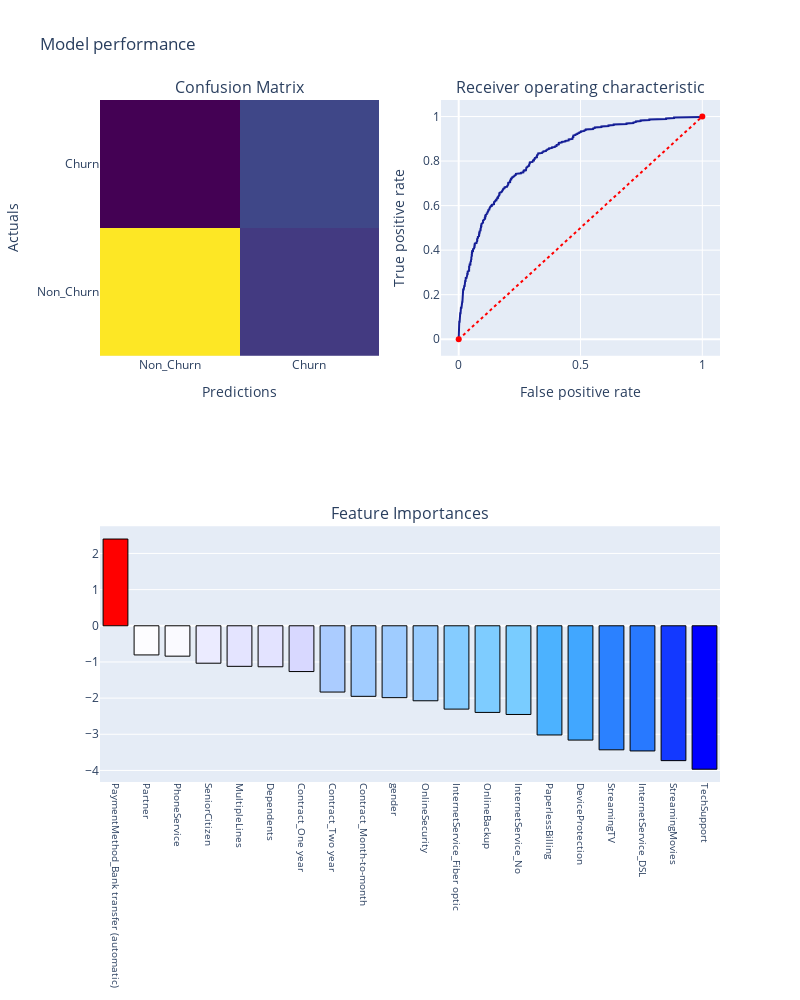
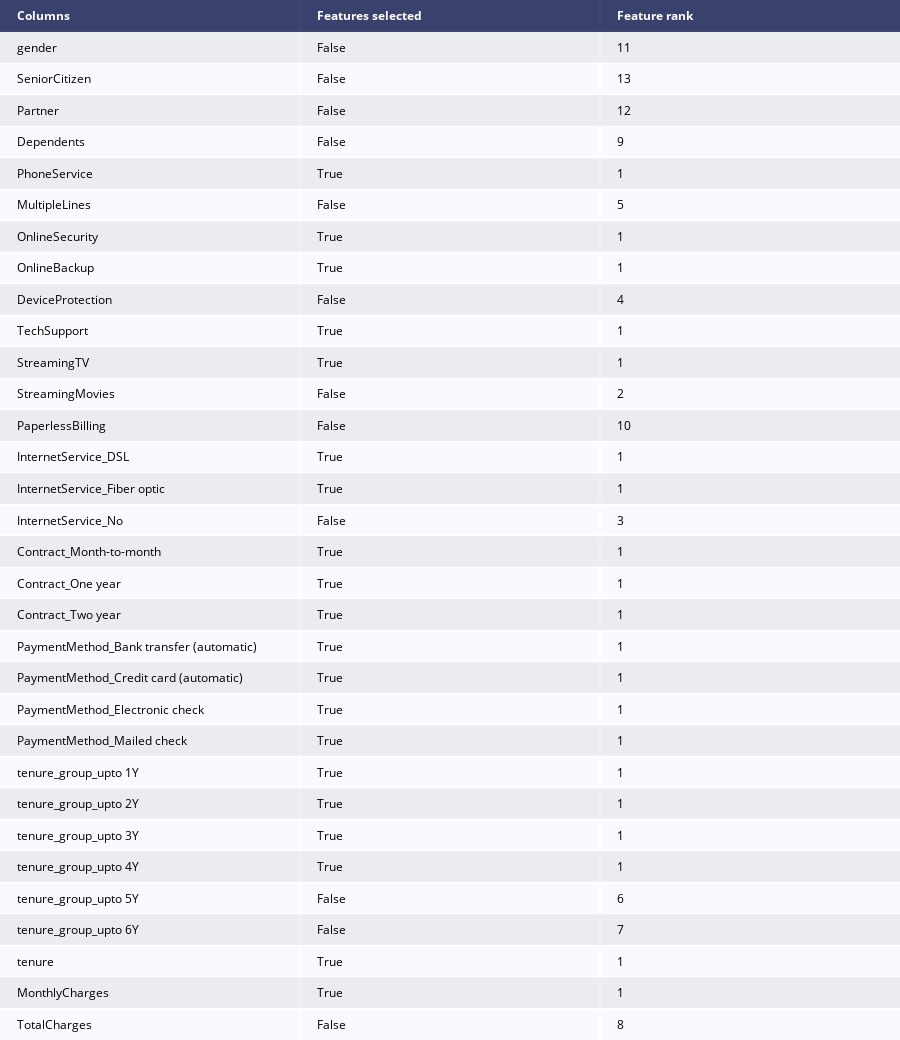

Notebook source saved alongside these figures, in order:
### Markdown cell above
### Recursive Feature Elimination (RFE)
- References: https://www.scikit-yb.org/en/latest/api/model_selection/rfecv.html
- References: https://scikit-learn.org/stable/modules/generated/sklearn.feature_selection.RFE.html
- Recursive feature elimination (RFE) is a feature selection method that fits a model and removes the weakest feature (or features) until the specified number of features is reached. Features are ranked by the model’s coef_ or feature_importances_ attributes, and by recursively eliminating a small number of features per loop, RFE attempts to eliminate dependencies and collinearity that may exist in the model.

### Code cell
from sklearn.feature_selection import RFE

# specified number of features:
k=20

# Using RFE on the logistic regression model

rfe = RFE(logreg, k)
rfe.fit(smote_X, smote_Y.values.ravel())

# selected features
print('Features selected - true or false\n', rfe.support_)

# feature ranks
print('feature ranks \n',rfe.ranking_)

# create a dataframe
rfe_df = pd.DataFrame({"Columns": cols,
                     'Features selected': rfe.support_,
                     'Feature rank': rfe.ranking_})

cols_rfe = rfe_df[rfe_df['Features selected'] == True]['Columns'].tolist()


# Get the train and test sets
X_train = smote_X[cols_rfe]
y_train = smote_Y
X_test = test[cols_rfe]
y_test = test['Churn']


# churn prediction
churn_prediction(logreg, X_train, y_train, X_test, y_test, cols, 'coefficients', threshold_plot=True)

# create table
fig = ff.create_table(rfe_df)
fig.show()

### Figure 1 — Plotly figure (JSON) as saved in the notebook; plotly's stock layout.template omitted (floating-point values rounded to 4 significant figures; data arrays with more than 128 entries replaced by an {"elided": "..."} marker saying what was removed)
{"data": [{"colorscale": [[0, "#440154"], [0.1111, "#482878"], [0.2222, "#3e4989"], [0.3333, "#31688e"], [0.4444, "#26828e"], [0.5556, "#1f9e89"], [0.6667, "#35b779"], [0.7778, "#6ece58"], [0.8889, "#b5de2b"], [1, "#fde725"]], "name": "confusion matrix", "showscale": false, "type": "heatmap", "x": ["Non_Churn", "Churn"], "xaxis": "x", "y": ["Non_Churn", "Churn"], "yaxis": "y", "z": [[1030, 281], [126, 321]]}, {"line": {"color": "rgb(20,30,150)", "width": 2}, "name": "ROC : 0.8319152857340315", "type": "scatter", "x": {"elided": "510 float values"}, "xaxis": "x2", "y": {"elided": "510 float values"}, "yaxis": "y2"}, {"line": {"color": "red", "dash": "dot", "width": 2}, "type": "scatter", "x": [0, 1], "xaxis": "x2", "y": [0, 1], "yaxis": "y2"}, {"marker": {"color": [2.398, -0.8059, -0.8402, -1.035, -1.121, -1.133, -1.266, -1.833, -1.951, -1.988, -2.074, -2.304, -2.395, -2.453, -3.02, -3.16, -3.43, -3.461, -3.729, -3.966], "colorscale": [[0, "rgb(0,0,255)"], [0.1, "rgb(51,153,255)"], [0.2, "rgb(102,204,255)"], [0.3, "rgb(153,204,255)"], [0.4, "rgb(204,204,255)"], [0.5, "rgb(255,255,255)"], [0.6, "rgb(255,204,255)"], [0.7, "rgb(255,153,255)"], [0.8, "rgb(255,102,204)"], [0.9, "rgb(255,102,102)"], [1, "rgb(255,0,0)"]], "line": {"color": "black", "width": 1}}, "name": "coefficients", "type": "bar", "x": ["PaymentMethod_Bank transfer (automatic)", "Partner", "PhoneService", "SeniorCitizen", "MultipleLines", "Dependents", "Contract_One year", "Contract_Two year", "Contract_Month-to-month", "gender", "OnlineSecurity", "InternetService_Fiber optic", "OnlineBackup", "InternetService_No", "PaperlessBilling", "DeviceProtection", "StreamingTV", "InternetService_DSL", "StreamingMovies", "TechSupport"], "xaxis": "x3", "y": [2.398, -0.8059, -0.8402, -1.035, -1.121, -1.133, -1.266, -1.833, -1.951, -1.988, -2.074, -2.304, -2.395, -2.453, -3.02, -3.16, -3.43, -3.461, -3.729, -3.966], "yaxis": "y3"}], "layout": {"annotations": [{"font": {"size": 16}, "showarrow": false, "text": "Confusion Matrix", "x": 0.225, "xanchor": "center", "xref": "paper", "y": 1, "yanchor": "bottom", "yref": "paper"}, {"font": {"size": 16}, "showarrow": false, "text": "Receiver operating characteristic", "x": 0.775, "xanchor": "center", "xref": "paper", "y": 1, "yanchor": "bottom", "yref": "paper"}, {"font": {"size": 16}, "showarrow": false, "text": "Feature Importances", "x": 0.5, "xanchor": "center", "xref": "paper", "y": 0.375, "yanchor": "bottom", "yref": "paper"}], "autosize": false, "height": 1000, "showlegend": false, "title": {"text": "Model performance"}, "width": 800, "xaxis": {"anchor": "y", "domain": [0, 0.45], "title": {"text": "Predictions"}}, "xaxis2": {"anchor": "y2", "domain": [0.55, 1], "title": {"text": "False positive rate"}}, "xaxis3": {"anchor": "y3", "domain": [0, 1], "tickangle": 90, "tickfont": {"size": 10}}, "yaxis": {"anchor": "x", "domain": [0.625, 1], "title": {"text": "Actuals"}}, "yaxis2": {"anchor": "x2", "domain": [0.625, 1], "title": {"text": "True positive rate"}}, "yaxis3": {"anchor": "x3", "domain": [0, 0.375]}}}

### Figure 2 — Plotly figure (JSON) as saved in the notebook; plotly's stock layout.template omitted (floating-point values rounded to 4 significant figures)
{"data": [{"colorscale": [[0, "#00083e"], [0.5, "#ededee"], [1, "#ffffff"]], "hoverinfo": "none", "opacity": 0.75, "showscale": false, "type": "heatmap", "z": [[0, 0, 0], [0.5, 0.5, 0.5], [1, 1, 1], [0.5, 0.5, 0.5], [1, 1, 1], [0.5, 0.5, 0.5], [1, 1, 1], [0.5, 0.5, 0.5], [1, 1, 1], [0.5, 0.5, 0.5], [1, 1, 1], [0.5, 0.5, 0.5], [1, 1, 1], [0.5, 0.5, 0.5], [1, 1, 1], [0.5, 0.5, 0.5], [1, 1, 1], [0.5, 0.5, 0.5], [1, 1, 1], [0.5, 0.5, 0.5], [1, 1, 1], [0.5, 0.5, 0.5], [1, 1, 1], [0.5, 0.5, 0.5], [1, 1, 1], [0.5, 0.5, 0.5], [1, 1, 1], [0.5, 0.5, 0.5], [1, 1, 1], [0.5, 0.5, 0.5], [1, 1, 1], [0.5, 0.5, 0.5], [1, 1, 1]]}], "layout": {"annotations": [{"align": "left", "font": {"color": "#ffffff"}, "showarrow": false, "text": "<b>Columns</b>", "x": -0.45, "xanchor": "left", "xref": "x", "y": 0, "yref": "y"}, {"align": "left", "font": {"color": "#ffffff"}, "showarrow": false, "text": "<b>Features selected</b>", "x": 0.55, "xanchor": "left", "xref": "x", "y": 0, "yref": "y"}, {"align": "left", "font": {"color": "#ffffff"}, "showarrow": false, "text": "<b>Feature rank</b>", "x": 1.55, "xanchor": "left", "xref": "x", "y": 0, "yref": "y"}, {"align": "left", "font": {"color": "#000000"}, "showarrow": false, "text": "gender", "x": -0.45, "xanchor": "left", "xref": "x", "y": 1, "yref": "y"}, {"align": "left", "font": {"color": "#000000"}, "showarrow": false, "text": "False", "x": 0.55, "xanchor": "left", "xref": "x", "y": 1, "yref": "y"}, {"align": "left", "font": {"color": "#000000"}, "showarrow": false, "text": "11", "x": 1.55, "xanchor": "left", "xref": "x", "y": 1, "yref": "y"}, {"align": "left", "font": {"color": "#000000"}, "showarrow": false, "text": "SeniorCitizen", "x": -0.45, "xanchor": "left", "xref": "x", "y": 2, "yref": "y"}, {"align": "left", "font": {"color": "#000000"}, "showarrow": false, "text": "False", "x": 0.55, "xanchor": "left", "xref": "x", "y": 2, "yref": "y"}, {"align": "left", "font": {"color": "#000000"}, "showarrow": false, "text": "13", "x": 1.55, "xanchor": "left", "xref": "x", "y": 2, "yref": "y"}, {"align": "left", "font": {"color": "#000000"}, "showarrow": false, "text": "Partner", "x": -0.45, "xanchor": "left", "xref": "x", "y": 3, "yref": "y"}, {"align": "left", "font": {"color": "#000000"}, "showarrow": false, "text": "False", "x": 0.55, "xanchor": "left", "xref": "x", "y": 3, "yref": "y"}, {"align": "left", "font": {"color": "#000000"}, "showarrow": false, "text": "12", "x": 1.55, "xanchor": "left", "xref": "x", "y": 3, "yref": "y"}, {"align": "left", "font": {"color": "#000000"}, "showarrow": false, "text": "Dependents", "x": -0.45, "xanchor": "left", "xref": "x", "y": 4, "yref": "y"}, {"align": "left", "font": {"color": "#000000"}, "showarrow": false, "text": "False", "x": 0.55, "xanchor": "left", "xref": "x", "y": 4, "yref": "y"}, {"align": "left", "font": {"color": "#000000"}, "showarrow": false, "text": "9", "x": 1.55, "xanchor": "left", "xref": "x", "y": 4, "yref": "y"}, {"align": "left", "font": {"color": "#000000"}, "showarrow": false, "text": "PhoneService", "x": -0.45, "xanchor": "left", "xref": "x", "y": 5, "yref": "y"}, {"align": "left", "font": {"color": "#000000"}, "showarrow": false, "text": "True", "x": 0.55, "xanchor": "left", "xref": "x", "y": 5, "yref": "y"}, {"align": "left", "font": {"color": "#000000"}, "showarrow": false, "text": "1", "x": 1.55, "xanchor": "left", "xref": "x", "y": 5, "yref": "y"}, {"align": "left", "font": {"color": "#000000"}, "showarrow": false, "text": "MultipleLines", "x": -0.45, "xanchor": "left", "xref": "x", "y": 6, "yref": "y"}, {"align": "left", "font": {"color": "#000000"}, "showarrow": false, "text": "False", "x": 0.55, "xanchor": "left", "xref": "x", "y": 6, "yref": "y"}, {"align": "left", "font": {"color": "#000000"}, "showarrow": false, "text": "5", "x": 1.55, "xanchor": "left", "xref": "x", "y": 6, "yref": "y"}, {"align": "left", "font": {"color": "#000000"}, "showarrow": false, "text": "OnlineSecurity", "x": -0.45, "xanchor": "left", "xref": "x", "y": 7, "yref": "y"}, {"align": "left", "font": {"color": "#000000"}, "showarrow": false, "text": "True", "x": 0.55, "xanchor": "left", "xref": "x", "y": 7, "yref": "y"}, {"align": "left", "font": {"color": "#000000"}, "showarrow": false, "text": "1", "x": 1.55, "xanchor": "left", "xref": "x", "y": 7, "yref": "y"}, {"align": "left", "font": {"color": "#000000"}, "showarrow": false, "text": "OnlineBackup", "x": -0.45, "xanchor": "left", "xref": "x", "y": 8, "yref": "y"}, {"align": "left", "font": {"color": "#000000"}, "showarrow": false, "text": "True", "x": 0.55, "xanchor": "left", "xref": "x", "y": 8, "yref": "y"}, {"align": "left", "font": {"color": "#000000"}, "showarrow": false, "text": "1", "x": 1.55, "xanchor": "left", "xref": "x", "y": 8, "yref": "y"}, {"align": "left", "font": {"color": "#000000"}, "showarrow": false, "text": "DeviceProtection", "x": -0.45, "xanchor": "left", "xref": "x", "y": 9, "yref": "y"}, {"align": "left", "font": {"color": "#000000"}, "showarrow": false, "text": "False", "x": 0.55, "xanchor": "left", "xref": "x", "y": 9, "yref": "y"}, {"align": "left", "font": {"color": "#000000"}, "showarrow": false, "text": "4", "x": 1.55, "xanchor": "left", "xref": "x", "y": 9, "yref": "y"}, {"align": "left", "font": {"color": "#000000"}, "showarrow": false, "text": "TechSupport", "x": -0.45, "xanchor": "left", "xref": "x", "y": 10, "yref": "y"}, {"align": "left", "font": {"color": "#000000"}, "showarrow": false, "text": "True", "x": 0.55, "xanchor": "left", "xref": "x", "y": 10, "yref": "y"}, {"align": "left", "font": {"color": "#000000"}, "showarrow": false, "text": "1", "x": 1.55, "xanchor": "left", "xref": "x", "y": 10, "yref": "y"}, {"align": "left", "font": {"color": "#000000"}, "showarrow": false, "text": "StreamingTV", "x": -0.45, "xanchor": "left", "xref": "x", "y": 11, "yref": "y"}, {"align": "left", "font": {"color": "#000000"}, "showarrow": false, "text": "True", "x": 0.55, "xanchor": "left", "xref": "x", "y": 11, "yref": "y"}, {"align": "left", "font": {"color": "#000000"}, "showarrow": false, "text": "1", "x": 1.55, "xanchor": "left", "xref": "x", "y": 11, "yref": "y"}, {"align": "left", "font": {"color": "#000000"}, "showarrow": false, "text": "StreamingMovies", "x": -0.45, "xanchor": "left", "xref": "x", "y": 12, "yref": "y"}, {"align": "left", "font": {"color": "#000000"}, "showarrow": false, "text": "False", "x": 0.55, "xanchor": "left", "xref": "x", "y": 12, "yref": "y"}, {"align": "left", "font": {"color": "#000000"}, "showarrow": false, "text": "2", "x": 1.55, "xanchor": "left", "xref": "x", "y": 12, "yref": "y"}, {"align": "left", "font": {"color": "#000000"}, "showarrow": false, "text": "PaperlessBilling", "x": -0.45, "xanchor": "left", "xref": "x", "y": 13, "yref": "y"}, {"align": "left", "font": {"color": "#000000"}, "showarrow": false, "text": "False", "x": 0.55, "xanchor": "left", "xref": "x", "y": 13, "yref": "y"}, {"align": "left", "font": {"color": "#000000"}, "showarrow": false, "text": "10", "x": 1.55, "xanchor": "left", "xref": "x", "y": 13, "yref": "y"}, {"align": "left", "font": {"color": "#000000"}, "showarrow": false, "text": "InternetService_DSL", "x": -0.45, "xanchor": "left", "xref": "x", "y": 14, "yref": "y"}, {"align": "left", "font": {"color": "#000000"}, "showarrow": false, "text": "True", "x": 0.55, "xanchor": "left", "xref": "x", "y": 14, "yref": "y"}, {"align": "left", "font": {"color": "#000000"}, "showarrow": false, "text": "1", "x": 1.55, "xanchor": "left", "xref": "x", "y": 14, "yref": "y"}, {"align": "left", "font": {"color": "#000000"}, "showarrow": false, "text": "InternetService_Fiber optic", "x": -0.45, "xanchor": "left", "xref": "x", "y": 15, "yref": "y"}, {"align": "left", "font": {"color": "#000000"}, "showarrow": false, "text": "True", "x": 0.55, "xanchor": "left", "xref": "x", "y": 15, "yref": "y"}, {"align": "left", "font": {"color": "#000000"}, "showarrow": false, "text": "1", "x": 1.55, "xanchor": "left", "xref": "x", "y": 15, "yref": "y"}, {"align": "left", "font": {"color": "#000000"}, "showarrow": false, "text": "InternetService_No", "x": -0.45, "xanchor": "left", "xref": "x", "y": 16, "yref": "y"}, {"align": "left", "font": {"color": "#000000"}, "showarrow": false, "text": "False", "x": 0.55, "xanchor": "left", "xref": "x", "y": 16, "yref": "y"}, {"align": "left", "font": {"color": "#000000"}, "showarrow": false, "text": "3", "x": 1.55, "xanchor": "left", "xref": "x", "y": 16, "yref": "y"}, {"align": "left", "font": {"color": "#000000"}, "showarrow": false, "text": "Contract_Month-to-month", "x": -0.45, "xanchor": "left", "xref": "x", "y": 17, "yref": "y"}, {"align": "left", "font": {"color": "#000000"}, "showarrow": false, "text": "True", "x": 0.55, "xanchor": "left", "xref": "x", "y": 17, "yref": "y"}, {"align": "left", "font": {"color": "#000000"}, "showarrow": false, "text": "1", "x": 1.55, "xanchor": "left", "xref": "x", "y": 17, "yref": "y"}, {"align": "left", "font": {"color": "#000000"}, "showarrow": false, "text": "Contract_One year", "x": -0.45, "xanchor": "left", "xref": "x", "y": 18, "yref": "y"}, {"align": "left", "font": {"color": "#000000"}, "showarrow": false, "text": "True", "x": 0.55, "xanchor": "left", "xref": "x", "y": 18, "yref": "y"}, {"align": "left", "font": {"color": "#000000"}, "showarrow": false, "text": "1", "x": 1.55, "xanchor": "left", "xref": "x", "y": 18, "yref": "y"}, {"align": "left", "font": {"color": "#000000"}, "showarrow": false, "text": "Contract_Two year", "x": -0.45, "xanchor": "left", "xref": "x", "y": 19, "yref": "y"}, {"align": "left", "font": {"color": "#000000"}, "showarrow": false, "text": "True", "x": 0.55, "xanchor": "left", "xref": "x", "y": 19, "yref": "y"}, {"align": "left", "font": {"color": "#000000"}, "showarrow": false, "text": "1", "x": 1.55, "xanchor": "left", "xref": "x", "y": 19, "yref": "y"}, {"align": "left", "font": {"color": "#000000"}, "showarrow": false, "text": "PaymentMethod_Bank transfer (automatic)", "x": -0.45, "xanchor": "left", "xref": "x", "y": 20, "yref": "y"}, {"align": "left", "font": {"color": "#000000"}, "showarrow": false, "text": "True", "x": 0.55, "xanchor": "left", "xref": "x", "y": 20, "yref": "y"}, {"align": "left", "font": {"color": "#000000"}, "showarrow": false, "text": "1", "x": 1.55, "xanchor": "left", "xref": "x", "y": 20, "yref": "y"}, {"align": "left", "font": {"color": "#000000"}, "showarrow": false, "text": "PaymentMethod_Credit card (automatic)", "x": -0.45, "xanchor": "left", "xref": "x", "y": 21, "yref": "y"}, {"align": "left", "font": {"color": "#000000"}, "showarrow": false, "text": "True", "x": 0.55, "xanchor": "left", "xref": "x", "y": 21, "yref": "y"}, {"align": "left", "font": {"color": "#000000"}, "showarrow": false, "text": "1", "x": 1.55, "xanchor": "left", "xref": "x", "y": 21, "yref": "y"}, {"align": "left", "font": {"color": "#000000"}, "showarrow": false, "text": "PaymentMethod_Electronic check", "x": -0.45, "xanchor": "left", "xref": "x", "y": 22, "yref": "y"}, {"align": "left", "font": {"color": "#000000"}, "showarrow": false, "text": "True", "x": 0.55, "xanchor": "left", "xref": "x", "y": 22, "yref": "y"}, {"align": "left", "font": {"color": "#000000"}, "showarrow": false, "text": "1", "x": 1.55, "xanchor": "left", "xref": "x", "y": 22, "yref": "y"}, {"align": "left", "font": {"color": "#000000"}, "showarrow": false, "text": "PaymentMethod_Mailed check", "x": -0.45, "xanchor": "left", "xref": "x", "y": 23, "yref": "y"}, {"align": "left", "font": {"color": "#000000"}, "showarrow": false, "text": "True", "x": 0.55, "xanchor": "left", "xref": "x", "y": 23, "yref": "y"}, {"align": "left", "font": {"color": "#000000"}, "showarrow": false, "text": "1", "x": 1.55, "xanchor": "left", "xref": "x", "y": 23, "yref": "y"}, {"align": "left", "font": {"color": "#000000"}, "showarrow": false, "text": "tenure_group_upto 1Y", "x": -0.45, "xanchor": "left", "xref": "x", "y": 24, "yref": "y"}, {"align": "left", "font": {"color": "#000000"}, "showarrow": false, "text": "True", "x": 0.55, "xanchor": "left", "xref": "x", "y": 24, "yref": "y"}, {"align": "left", "font": {"color": "#000000"}, "showarrow": false, "text": "1", "x": 1.55, "xanchor": "left", "xref": "x", "y": 24, "yref": "y"}, {"align": "left", "font": {"color": "#000000"}, "showarrow": false, "text": "tenure_group_upto 2Y", "x": -0.45, "xanchor": "left", "xref": "x", "y": 25, "yref": "y"}, {"align": "left", "font": {"color": "#000000"}, "showarrow": false, "text": "True", "x": 0.55, "xanchor": "left", "xref": "x", "y": 25, "yref": "y"}, {"align": "left", "font": {"color": "#000000"}, "showarrow": false, "text": "1", "x": 1.55, "xanchor": "left", "xref": "x", "y": 25, "yref": "y"}, {"align": "left", "font": {"color": "#000000"}, "showarrow": false, "text": "tenure_group_upto 3Y", "x": -0.45, "xanchor": "left", "xref": "x", "y": 26, "yref": "y"}, {"align": "left", "font": {"color": "#000000"}, "showarrow": false, "text": "True", "x": 0.55, "xanchor": "left", "xref": "x", "y": 26, "yref": "y"}, {"align": "left", "font": {"color": "#000000"}, "showarrow": false, "text": "1", "x": 1.55, "xanchor": "left", "xref": "x", "y": 26, "yref": "y"}, {"align": "left", "font": {"color": "#000000"}, "showarrow": false, "text": "tenure_group_upto 4Y", "x": -0.45, "xanchor": "left", "xref": "x", "y": 27, "yref": "y"}, {"align": "left", "font": {"color": "#000000"}, "showarrow": false, "text": "True", "x": 0.55, "xanchor": "left", "xref": "x", "y": 27, "yref": "y"}, {"align": "left", "font": {"color": "#000000"}, "showarrow": false, "text": "1", "x": 1.55, "xanchor": "left", "xref": "x", "y": 27, "yref": "y"}, {"align": "left", "font": {"color": "#000000"}, "showarrow": false, "text": "tenure_group_upto 5Y", "x": -0.45, "xanchor": "left", "xref": "x", "y": 28, "yref": "y"}, {"align": "left", "font": {"color": "#000000"}, "showarrow": false, "text": "False", "x": 0.55, "xanchor": "left", "xref": "x", "y": 28, "yref": "y"}, {"align": "left", "font": {"color": "#000000"}, "showarrow": false, "text": "6", "x": 1.55, "xanchor": "left", "xref": "x", "y": 28, "yref": "y"}, {"align": "left", "font": {"color": "#000000"}, "showarrow": false, "text": "tenure_group_upto 6Y", "x": -0.45, "xanchor": "left", "xref": "x", "y": 29, "yref": "y"}, {"align": "left", "font": {"color": "#000000"}, "showarrow": false, "text": "False", "x": 0.55, "xanchor": "left", "xref": "x", "y": 29, "yref": "y"}, {"align": "left", "font": {"color": "#000000"}, "showarrow": false, "text": "7", "x": 1.55, "xanchor": "left", "xref": "x", "y": 29, "yref": "y"}, {"align": "left", "font": {"color": "#000000"}, "showarrow": false, "text": "tenure", "x": -0.45, "xanchor": "left", "xref": "x", "y": 30, "yref": "y"}, {"align": "left", "font": {"color": "#000000"}, "showarrow": false, "text": "True", "x": 0.55, "xanchor": "left", "xref": "x", "y": 30, "yref": "y"}, {"align": "left", "font": {"color": "#000000"}, "showarrow": false, "text": "1", "x": 1.55, "xanchor": "left", "xref": "x", "y": 30, "yref": "y"}, {"align": "left", "font": {"color": "#000000"}, "showarrow": false, "text": "MonthlyCharges", "x": -0.45, "xanchor": "left", "xref": "x", "y": 31, "yref": "y"}, {"align": "left", "font": {"color": "#000000"}, "showarrow": false, "text": "True", "x": 0.55, "xanchor": "left", "xref": "x", "y": 31, "yref": "y"}, {"align": "left", "font": {"color": "#000000"}, "showarrow": false, "text": "1", "x": 1.55, "xanchor": "left", "xref": "x", "y": 31, "yref": "y"}, {"align": "left", "font": {"color": "#000000"}, "showarrow": false, "text": "TotalCharges", "x": -0.45, "xanchor": "left", "xref": "x", "y": 32, "yref": "y"}, {"align": "left", "font": {"color": "#000000"}, "showarrow": false, "text": "False", "x": 0.55, "xanchor": "left", "xref": "x", "y": 32, "yref": "y"}, {"align": "left", "font": {"color": "#000000"}, "showarrow": false, "text": "8", "x": 1.55, "xanchor": "left", "xref": "x", "y": 32, "yref": "y"}], "height": 1040, "margin": {"b": 0, "l": 0, "r": 0, "t": 0}, "xaxis": {"dtick": 1, "gridwidth": 2, "showticklabels": false, "tick0": -0.5, "ticks": "", "zeroline": false}, "yaxis": {"autorange": "reversed", "dtick": 1, "gridwidth": 2, "showticklabels": false, "tick0": 0.5, "ticks": "", "zeroline": false}}}
